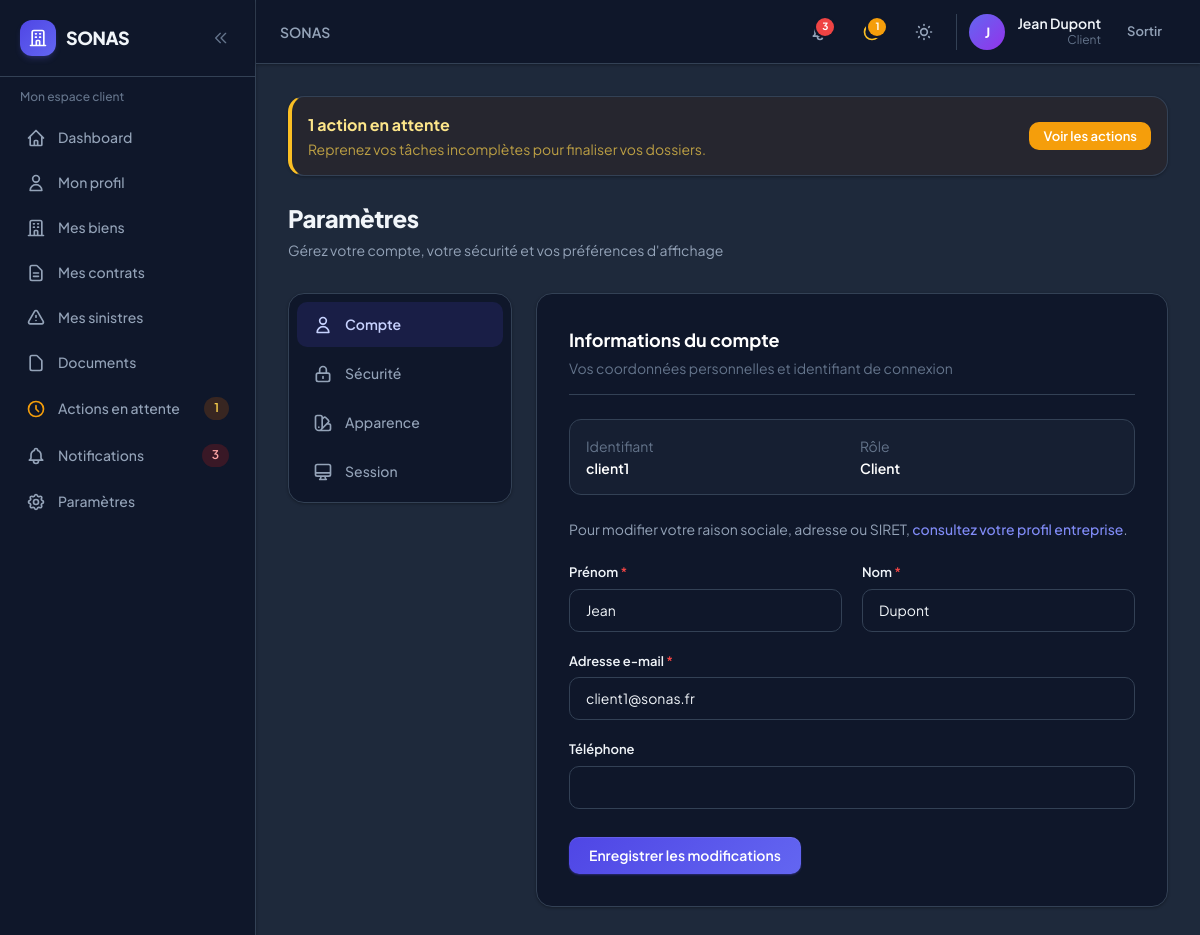
Screenshot of /accounts/parametres/ (signed in) with the database file from the repository.
### accounts/models.py (models this page shows, shortened)
class User(AbstractUser):
    role = models.CharField(
        max_length=10,
        choices=UserRole.choices,
        default=UserRole.CLIENT,
        db_index=True,
    )
    phone = models.CharField(max_length=20, blank=True)
    theme_preference = models.CharField(
        max_length=10,
        choices=[('light', 'Clair'), ('dark', 'Sombre'), ('system', 'Système')],
        default='system',
    )
    created_at = models.DateTimeField(auto_now_add=True)
    updated_at = models.DateTimeField(auto_now=True)
    class Meta:
        verbose_name = 'Utilisateur'
        verbose_name_plural = 'Utilisateurs'
    @property
    def is_client(self):
        return self.role == UserRole.CLIENT
    @property
    def is_internal(self):
        return self.role in (UserRole.AGENT, UserRole.GERANT, UserRole.ADMIN)

### accounts/views.py (the view, shortened to what this page needs)
# urls.py: path('parametres/', views.settings_view, name='settings'),
@login_required
def settings_view(request):
    from accounts.models import User
    user = request.user
    active_section = request.GET.get('section', 'account')
    if active_section not in ('account', 'security', 'appearance', 'session'):
        active_section = 'account'
    account_form = UserAccountForm(instance=user)
    password_form = SonasPasswordChangeForm(user)
    theme_choices = User._meta.get_field('theme_preference').choices
    return render(request, 'accounts/settings.html', {
        'account_form': account_form,
        'password_form': password_form,
        'theme_choices': theme_choices,
        'active_section': active_section,
    })

### accounts/forms.py (shortened to what this page needs)
class UserAccountForm(forms.ModelForm):
    class Meta:
        model = User
        fields = ('first_name', 'last_name', 'email', 'phone')
        labels = {
            'first_name': 'Prénom',
            'last_name': 'Nom',
            'email': 'Adresse e-mail',
            'phone': 'Téléphone',
        }
    def __init__(self, *args, **kwargs):
        super().__init__(*args, **kwargs)
        apply_form_styles(self)
        self.fields['first_name'].required = True
        self.fields['last_name'].required = True

class SonasPasswordChangeForm(PasswordChangeForm):
    def __init__(self, *args, **kwargs):
        super().__init__(*args, **kwargs)
        apply_form_styles(self)
        self.fields['old_password'].label = 'Mot de passe actuel'
        self.fields['new_password1'].label = 'Nouveau mot de passe'
        self.fields['new_password2'].label = 'Confirmer le nouveau mot de passe'

### core/forms.py (called while the page is built)
def apply_form_styles(form):
    for field in form.fields.values():
        widget = field.widget
        if isinstance(widget, INPUT_WIDGETS):
            cls = widget.attrs.get('class', '')
            if 'form-input' not in cls and 'sonas-input' not in cls:
                widget.attrs['class'] = f'{cls} sonas-input form-input'.strip()
        if isinstance(widget, forms.CheckboxInput):
            widget.attrs['class'] = 'rounded border-slate-300 text-indigo-600 focus:ring-indigo-500'
        if isinstance(widget, forms.RadioSelect):
            widget.attrs['class'] = 'space-y-2'

### notifications/services.py (called while the page is built)
def get_pending_actions_count(user):
    return ActionEnAttente.objects.filter(user=user, is_resolved=False).count()

def get_unread_count(user):
    return Notification.objects.filter(user=user, is_read=False).count()

def get_recent_notifications(user, limit=5):
    return Notification.objects.filter(user=user).order_by('-created_at')[:limit]

### templates/accounts/settings.html (shortened to what this page needs)
{% extends 'base.html' %}
{% block content %}
<div class="sonas-settings-page">
    <div class="sonas-page-header mb-8">
        <h1>Paramètres</h1>
        <p>Gérez votre compte, votre sécurité et vos préférences d'affichage</p>
    </div>
    <div class="sonas-settings-layout">
        <nav class="sonas-settings-nav sonas-card p-2" aria-label="Sections des paramètres">
            <a href="?section=account" class="sonas-settings-nav-item {% if active_section == 'account' %}sonas-settings-nav-item-active{% endif %}">
                <svg class="w-5 h-5 shrink-0" fill="none" stroke="currentColor" viewBox="0 0 24 24"><path stroke-linecap="round" stroke-linejoin="round" stroke-width="2" d="M16 7a4 4 0 11-8 0 4 4 0 018 0zM12 14a7 7 0 00-7 7h14a7 7 0 00-7-7z"/></svg>
                <span>Compte</span>
            </a>
            <a href="?section=security" class="sonas-settings-nav-item {% if active_section == 'security' %}sonas-settings-nav-item-active{% endif %}">
                <svg class="w-5 h-5 shrink-0" fill="none" stroke="currentColor" viewBox="0 0 24 24"><path stroke-linecap="round" stroke-linejoin="round" stroke-width="2" d="M12 15v2m-6 4h12a2 2 0 002-2v-6a2 2 0 00-2-2H6a2 2 0 00-2 2v6a2 2 0 002 2zm10-10V7a4 4 0 00-8 0v4h8z"/></svg>
                <span>Sécurité</span>
            </a>
            <a href="?section=appearance" class="sonas-settings-nav-item {% if active_section == 'appearance' %}sonas-settings-nav-item-active{% endif %}">
                <span>Apparence</span>
            </a>
            <a href="?section=session" class="sonas-settings-nav-item {% if active_section == 'session' %}sonas-settings-nav-item-active{% endif %}">
                <svg class="w-5 h-5 shrink-0" fill="none" stroke="currentColor" viewBox="0 0 24 24"><path stroke-linecap="round" stroke-linejoin="round" stroke-width="2" d="M9.75 17L9 20l-1 1h8l-1-1-.75-3M3 13h18M5 17h14a2 2 0 002-2V5a2 2 0 00-2-2H5a2 2 0 00-2 2v10a2 2 0 002 2z"/></svg>
                <span>Session</span>
            </a>
        </nav>
        <div class="sonas-settings-panel">
            {% if active_section == 'account' %}
            <section class="sonas-card p-6 sm:p-8">
                <header class="mb-6 pb-4 border-b border-slate-200 dark:border-slate-700">
                    <h2 class="text-lg font-bold text-slate-900 dark:text-white">Informations du compte</h2>
                    <p class="text-sm text-slate-500 mt-1">Vos coordonnées personnelles et identifiant de connexion</p>
                </header>
                <div class="mb-6 p-4 rounded-xl bg-slate-50 dark:bg-slate-800/50 border border-slate-200 dark:border-slate-700">
                    <dl class="grid sm:grid-cols-2 gap-4 text-sm">
                        <div>
                            <dt class="text-slate-500 mb-0.5">Identifiant</dt>
                            <dd class="font-semibold text-slate-900 dark:text-white">{{ user.username }}</dd>
                        </div>
                        <div>
                            <dt class="text-slate-500 mb-0.5">Rôle</dt>
                            <dd class="font-semibold text-slate-900 dark:text-white">{{ user.get_role_display }}</dd>
                        </div>
                    </dl>
                </div>
                {% if user.is_client %}
                <p class="text-sm text-slate-600 dark:text-slate-400 mb-6">
                    Pour modifier votre raison sociale, adresse ou SIRET,
                    <a href="{% url 'clients_client:profile' %}" class="text-indigo-600 dark:text-indigo-400 font-medium hover:underline">consultez votre profil entreprise</a>.
                </p>
                {% endif %}
                <form method="post" class="space-y-5">
                    <div class="grid sm:grid-cols-2 gap-5">
                        <div>
                            <label class="sonas-label" for="{{ account_form.first_name.id_for_label }}">{{ account_form.first_name.label }} <span class="text-red-500">*</span></label>
                            {{ account_form.first_name }}
                        </div>
                        <div>
                            <label class="sonas-label" for="{{ account_form.last_name.id_for_label }}">{{ account_form.last_name.label }} <span class="text-red-500">*</span></label>
                            {{ account_form.last_name }}
                        </div>
                    </div>
                    <div>
                        <label class="sonas-label" for="{{ account_form.email.id_for_label }}">{{ account_form.email.label }} <span class="text-red-500">*</span></label>
                        {{ account_form.email }}
                    </div>
                    <div>
                        <label class="sonas-label" for="{{ account_form.phone.id_for_label }}">{{ account_form.phone.label }}</label>
                        {{ account_form.phone }}
                    </div>
                    <div class="pt-2">
                        <button type="submit" class="sonas-btn sonas-btn-primary">Enregistrer les modifications</button>
                    </div>
                </form>
            </section>
            {% endif %}
        </div>
    </div>
</div>
{% endblock %}

### templates/partials/navbar.html (shortened to what this page needs)
<header class="sticky top-0 z-30 sonas-card border-0 border-b rounded-none px-3 sm:px-6 h-14 sm:h-16 flex items-center justify-between shrink-0 gap-2">
    <div class="flex items-center gap-2 sm:gap-4 min-w-0 flex-1">
        <h2 class="text-sm font-semibold text-slate-500 dark:text-slate-400 truncate hidden lg:block">
            {% block page_breadcrumb %}SONAS{% endblock %}
        </h2>
    </div>
    <div class="flex items-center gap-1 sm:gap-3 shrink-0">
        <a href="{% url url_notifications_list %}" class="relative p-2.5 rounded-xl hover:bg-slate-100 dark:hover:bg-slate-800 transition-colors" title="Notifications{% if unread_notifications_count %} ({{ unread_notifications_count }}){% endif %}">
            {% if unread_notifications_count %}
            <span class="absolute top-1.5 right-1.5 min-w-[1.125rem] h-[1.125rem] px-0.5 bg-red-500 rounded-full ring-2 ring-white dark:ring-slate-900 text-[10px] font-bold text-white flex items-center justify-center">{{ unread_notifications_count }}</span>
            {% endif %}
        </a>
        {% if pending_actions_count %}
        <a href="{% url url_pending_actions %}" class="relative p-2.5 rounded-xl hover:bg-slate-100 dark:hover:bg-slate-800 transition-colors" title="Actions en attente ({{ pending_actions_count }})">
            <span class="absolute top-1.5 right-1.5 min-w-[1.125rem] h-[1.125rem] px-0.5 bg-amber-500 rounded-full ring-2 ring-white dark:ring-slate-900 text-[10px] font-bold text-white flex items-center justify-center">{{ pending_actions_count }}</span>
        </a>
        {% endif %}
        <button @click="toggle()" class="p-2.5 rounded-xl hover:bg-slate-100 dark:hover:bg-slate-800 transition-colors" title="Thème">
        </button>
        <div class="hidden sm:flex items-center gap-3 pl-3 border-l border-slate-200 dark:border-slate-700">
            <div class="w-9 h-9 rounded-full bg-gradient-to-br from-indigo-500 to-purple-600 flex items-center justify-center text-white text-sm font-bold">
                {{ user.first_name|first|default:user.username|first|upper }}
            </div>
            <div class="text-right hidden md:block">
                <p class="text-sm font-semibold leading-tight">{{ user.get_full_name|default:user.username }}</p>
                <p class="text-xs text-slate-500">{{ user.get_role_display }}</p>
            </div>
        </div>
        <form method="post" action="{% url 'accounts:logout' %}">
            <button type="submit" class="sonas-btn sonas-btn-ghost sonas-btn-sm">Sortir</button>
        </form>
    </div>
</header>

### static/css/sonas.css (style rules this page uses)
:root { --sonas-primary: #4f46e5; --sonas-primary-hover: #4338ca; --sonas-primary-light: #eef2ff; --sonas-danger: #ef4444; --sonas-warning: #f59e0b; --sonas-success: #10b981; --sonas-surface: #ffffff; --sonas-surface-2: #f8fafc; --sonas-border: #e2e8f0; --sonas-text: #0f172a; --sonas-muted: #64748b; --sonas-radius: 0.75rem; --sonas-radius-lg: 1rem; --sonas-shadow: 0 1px 3px rgb(15 23 42 / 0.06), 0 1px 2px rgb(15 23 42 / 0.04); --sonas-shadow-md: 0 4px 6px -1px rgb(15 23 42 / 0.07), 0 2px 4px -2px rgb(15 23 42 / 0.05); --sonas-shadow-lg: 0 20px 40px -12px rgb(15 23 42 / 0.12); }
.dark { --sonas-primary: #818cf8; --sonas-primary-hover: #a5b4fc; --sonas-primary-light: rgb(79 70 229 / 0.15); --sonas-surface: #0f172a; --sonas-surface-2: #1e293b; --sonas-border: #334155; --sonas-text: #f1f5f9; --sonas-muted: #94a3b8; --sonas-shadow: 0 1px 3px rgb(0 0 0 / 0.3); --sonas-shadow-md: 0 4px 12px rgb(0 0 0 / 0.35); --sonas-shadow-lg: 0 20px 40px rgb(0 0 0 / 0.45); }
body { font-family: 'Plus Jakarta Sans', system-ui, sans-serif; -webkit-font-smoothing: antialiased; }
.sonas-btn { display: inline-flex; align-items: center; justify-content: center; gap: 0.5rem; padding: 0.625rem 1.25rem; font-size: 0.875rem; font-weight: 600; border-radius: 0.625rem; transition: all 0.2s ease; cursor: pointer; border: none; text-decoration: none; line-height: 1.25; }
.sonas-btn-primary { background: linear-gradient(135deg, #4f46e5 0%, #6366f1 100%); color: white; box-shadow: 0 1px 2px rgb(79 70 229 / 0.4), inset 0 1px 0 rgb(255 255 255 / 0.1); }
.sonas-btn-ghost { background: transparent; color: var(--sonas-muted); }
.sonas-btn-sm { padding: 0.375rem 0.875rem; font-size: 0.8125rem; }
.sonas-card { background: var(--sonas-surface); border: 1px solid var(--sonas-border); border-radius: var(--sonas-radius-lg); box-shadow: var(--sonas-shadow); transition: box-shadow 0.2s, border-color 0.2s, transform 0.2s; }
.sonas-input, .form-input { width: 100%; padding: 0.625rem 1rem; font-size: 0.875rem; background: var(--sonas-surface); border: 1px solid var(--sonas-border); border-radius: 0.625rem; color: var(--sonas-text); transition: border-color 0.15s, box-shadow 0.15s; }
.sonas-label { display: block; font-size: 0.8125rem; font-weight: 600; color: var(--sonas-text); margin-bottom: 0.375rem; }
.sonas-page-header h1 { font-size: 1.5rem; font-weight: 800; letter-spacing: -0.02em; color: var(--sonas-text); }
.sonas-page-header p { font-size: 0.875rem; color: var(--sonas-muted); margin-top: 0.25rem; }
.sonas-settings-layout { display: grid; gap: 1.5rem; max-width: 56rem; }
@media (min-width: 768px) { .sonas-settings-layout { grid-template-columns: 14rem minmax(0, 1fr); align-items: start; } }
.sonas-settings-nav { display: flex; flex-direction: row; flex-wrap: wrap; gap: 0.25rem; }
@media (min-width: 768px) { .sonas-settings-nav { flex-direction: column; position: sticky; top: 5rem; } }
.sonas-settings-nav-item { display: flex; align-items: center; gap: 0.75rem; padding: 0.75rem 1rem; border-radius: 0.625rem; font-size: 0.875rem; font-weight: 500; color: var(--sonas-muted); text-decoration: none; transition: background 0.15s, color 0.15s; }
.sonas-settings-nav-item-active { background: var(--sonas-primary-light); color: var(--sonas-primary); font-weight: 600; }
.dark .sonas-settings-nav-item-active { color: #c7d2fe; }

### rows the page displays
User: first_name|first "J", get_full_name "Jean Dupont", role "Client", username "client1", first_name "Jean", last_name "Dupont", email "client1@sonas.fr"

### other values shown
{{ pending_actions_count }} "1"
{{ unread_notifications_count }} "3"
{{ account_form.first_name.label }} "Prénom"
{{ account_form.last_name.label }} "Nom"
{{ account_form.email.label }} "Adresse e-mail"
{{ account_form.phone.label }} "Téléphone"
